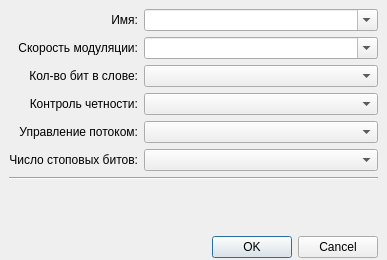
<?xml version="1.0" encoding="UTF-8"?>
<ui version="4.0">
 <class>SerialPortSettingsDialog</class>
 <widget class="QDialog" name="SerialPortSettingsDialog">
  <property name="windowModality">
   <enum>Qt::WindowModal</enum>
  </property>
  <property name="geometry">
   <rect>
    <x>0</x>
    <y>0</y>
    <width>387</width>
    <height>260</height>
   </rect>
  </property>
  <property name="minimumSize">
   <size>
    <width>0</width>
    <height>0</height>
   </size>
  </property>
  <property name="maximumSize">
   <size>
    <width>16777215</width>
    <height>16777215</height>
   </size>
  </property>
  <property name="windowTitle">
   <string>Настройки последовательного порта</string>
  </property>
  <property name="windowIcon">
   <iconset>
    <normaloff>:/icons/appicon/icon.ico</normaloff>:/icons/appicon/icon.ico</iconset>
  </property>
  <property name="styleSheet">
   <string notr="true">COMPortSettingsForm
{
     background-color: qlineargradient(x1: 0, y1: 0, x2: 1, y2: 1, stop: 0 #FFFFFF, 			                                                        stop: 1 #B9B8D1);
}

QGroupBox 
{
     background-color: qlineargradient(x1: 0, y1: 0, x2: 0, y2: 1, stop: 0 #E0E0E9, 			                                                        stop: 1 #FFFFFF);
     border: 2px solid gray;
     border-radius: 8px;
     margin-top: 2ex;

	font-size: 12px;
    font-weight: bold;
 }

 QGroupBox::title
 {
     subcontrol-origin: margin;
     subcontrol-position: top left;
	 margin-left: 3px;
     padding: 0 0px;
 }

QGroupBox::indicator 
{
     width: 13px;
     height: 13px;
 }</string>
  </property>
  <property name="modal">
   <bool>true</bool>
  </property>
  <layout class="QGridLayout" name="gridLayout">
   <property name="leftMargin">
    <number>9</number>
   </property>
   <property name="topMargin">
    <number>9</number>
   </property>
   <property name="rightMargin">
    <number>9</number>
   </property>
   <property name="bottomMargin">
    <number>2</number>
   </property>
   <item row="0" column="0">
    <widget class="QLabel" name="label_3">
     <property name="text">
      <string>Имя:</string>
     </property>
     <property name="alignment">
      <set>Qt::AlignRight|Qt::AlignTrailing|Qt::AlignVCenter</set>
     </property>
    </widget>
   </item>
   <item row="1" column="1" colspan="2">
    <widget class="QComboBox" name="baudrateCombo">
     <property name="minimumSize">
      <size>
       <width>0</width>
       <height>0</height>
      </size>
     </property>
     <property name="maximumSize">
      <size>
       <width>16777215</width>
       <height>16777215</height>
      </size>
     </property>
     <property name="toolTip">
      <string>Скорость передачи данных</string>
     </property>
     <property name="whatsThis">
      <string>Скорость передачи данных</string>
     </property>
     <property name="editable">
      <bool>true</bool>
     </property>
    </widget>
   </item>
   <item row="2" column="1" colspan="2">
    <widget class="QComboBox" name="dataBitsCombo">
     <property name="minimumSize">
      <size>
       <width>0</width>
       <height>0</height>
      </size>
     </property>
    </widget>
   </item>
   <item row="1" column="0">
    <widget class="QLabel" name="baudrateLabel">
     <property name="sizePolicy">
      <sizepolicy hsizetype="Minimum" vsizetype="Minimum">
       <horstretch>0</horstretch>
       <verstretch>0</verstretch>
      </sizepolicy>
     </property>
     <property name="maximumSize">
      <size>
       <width>16777215</width>
       <height>16777215</height>
      </size>
     </property>
     <property name="text">
      <string>Cкорость модуляции:</string>
     </property>
     <property name="alignment">
      <set>Qt::AlignRight|Qt::AlignTrailing|Qt::AlignVCenter</set>
     </property>
    </widget>
   </item>
   <item row="0" column="1" colspan="2">
    <widget class="QComboBox" name="nameComboBox">
     <property name="editable">
      <bool>true</bool>
     </property>
    </widget>
   </item>
   <item row="4" column="0">
    <widget class="QLabel" name="flcntrlLabel">
     <property name="maximumSize">
      <size>
       <width>16777215</width>
       <height>16777215</height>
      </size>
     </property>
     <property name="text">
      <string>Управление потоком:</string>
     </property>
     <property name="alignment">
      <set>Qt::AlignRight|Qt::AlignTrailing|Qt::AlignVCenter</set>
     </property>
    </widget>
   </item>
   <item row="2" column="0">
    <widget class="QLabel" name="label">
     <property name="text">
      <string>Кол-во бит в слове:</string>
     </property>
     <property name="alignment">
      <set>Qt::AlignRight|Qt::AlignTrailing|Qt::AlignVCenter</set>
     </property>
    </widget>
   </item>
   <item row="5" column="1" colspan="2">
    <widget class="QComboBox" name="stopBitsCombo">
     <property name="minimumSize">
      <size>
       <width>0</width>
       <height>0</height>
      </size>
     </property>
    </widget>
   </item>
   <item row="4" column="1" colspan="2">
    <widget class="QComboBox" name="flcntrlCombo">
     <property name="minimumSize">
      <size>
       <width>0</width>
       <height>0</height>
      </size>
     </property>
     <property name="maximumSize">
      <size>
       <width>16777215</width>
       <height>16777215</height>
      </size>
     </property>
    </widget>
   </item>
   <item row="6" column="0" colspan="3">
    <widget class="Line" name="line">
     <property name="orientation">
      <enum>Qt::Horizontal</enum>
     </property>
    </widget>
   </item>
   <item row="5" column="0">
    <widget class="QLabel" name="label_2">
     <property name="text">
      <string>Число стоповых битов:</string>
     </property>
     <property name="alignment">
      <set>Qt::AlignRight|Qt::AlignTrailing|Qt::AlignVCenter</set>
     </property>
    </widget>
   </item>
   <item row="3" column="1" colspan="2">
    <widget class="QComboBox" name="parityCombo">
     <property name="minimumSize">
      <size>
       <width>0</width>
       <height>0</height>
      </size>
     </property>
     <property name="maximumSize">
      <size>
       <width>16777215</width>
       <height>16777215</height>
      </size>
     </property>
     <property name="toolTip">
      <string>Режим контроля четности</string>
     </property>
     <property name="whatsThis">
      <string>Режим контроля четности</string>
     </property>
    </widget>
   </item>
   <item row="3" column="0">
    <widget class="QLabel" name="parityLabel">
     <property name="maximumSize">
      <size>
       <width>16777215</width>
       <height>16777215</height>
      </size>
     </property>
     <property name="text">
      <string>Контроль четности:</string>
     </property>
     <property name="alignment">
      <set>Qt::AlignRight|Qt::AlignTrailing|Qt::AlignVCenter</set>
     </property>
    </widget>
   </item>
   <item row="8" column="2">
    <layout class="QHBoxLayout" name="horizontalLayout_2">
     <item>
      <spacer name="horizontalSpacer_2">
       <property name="orientation">
        <enum>Qt::Horizontal</enum>
       </property>
       <property name="sizeHint" stdset="0">
        <size>
         <width>40</width>
         <height>20</height>
        </size>
       </property>
      </spacer>
     </item>
     <item>
      <widget class="QDialogButtonBox" name="buttonBox">
       <property name="standardButtons">
        <set>QDialogButtonBox::Cancel|QDialogButtonBox::Ok</set>
       </property>
      </widget>
     </item>
    </layout>
   </item>
   <item row="7" column="2">
    <spacer name="verticalSpacer">
     <property name="orientation">
      <enum>Qt::Vertical</enum>
     </property>
     <property name="sizeHint" stdset="0">
      <size>
       <width>20</width>
       <height>40</height>
      </size>
     </property>
    </spacer>
   </item>
  </layout>
 </widget>
 <tabstops>
  <tabstop>nameComboBox</tabstop>
  <tabstop>baudrateCombo</tabstop>
  <tabstop>dataBitsCombo</tabstop>
  <tabstop>parityCombo</tabstop>
  <tabstop>flcntrlCombo</tabstop>
  <tabstop>stopBitsCombo</tabstop>
 </tabstops>
 <resources/>
 <connections/>
</ui>
